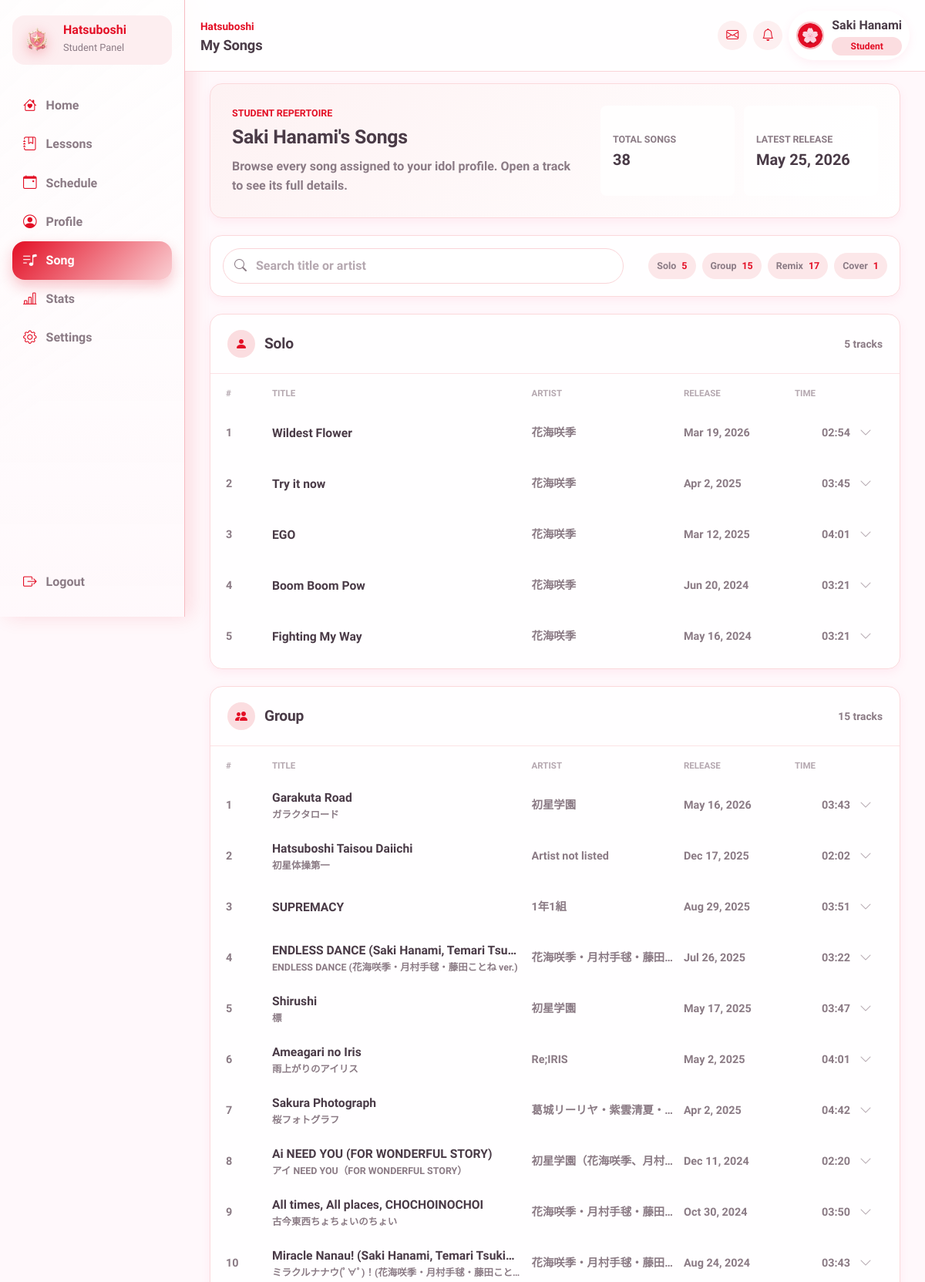
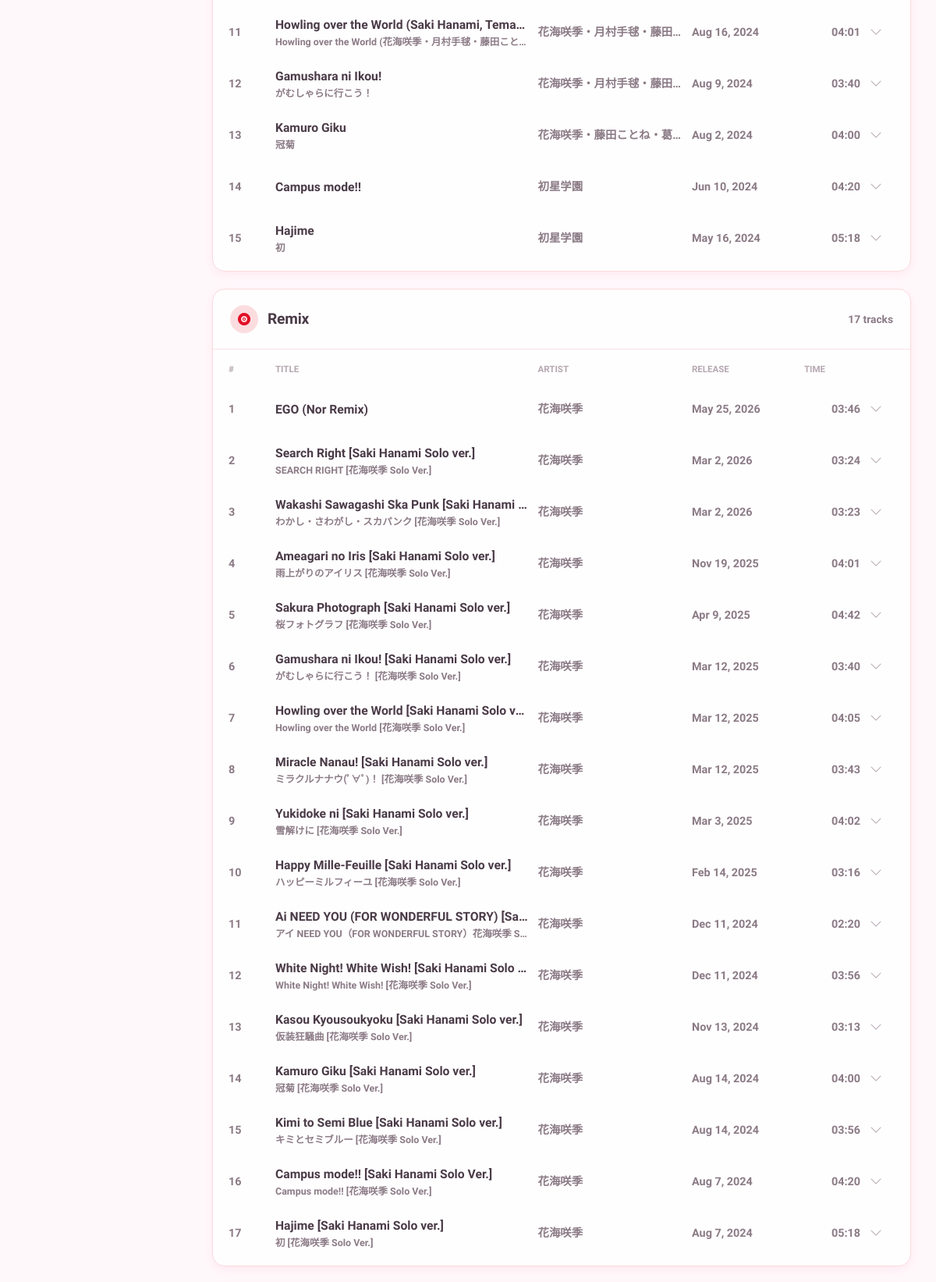
Screenshot of /student/song.php (signed in, upper part) with the database file from the repository (2 pictures, top to bottom).
### tables this page shows
CREATE TABLE `students` (
  `id` int(11) NOT NULL AUTO_INCREMENT,
  `user_id` int(11) NOT NULL,
  `name` varchar(100) NOT NULL,
  `name_jp` varchar(100) DEFAULT NULL,
  `birthday` date DEFAULT NULL,
  `zodiac` varchar(30) DEFAULT NULL,
  `blood_type` char(2) DEFAULT NULL,
  `height` int(11) DEFAULT NULL,
  `weight` int(11) DEFAULT NULL,
  `three_size` varchar(20) DEFAULT NULL,
  `hometown` varchar(50) DEFAULT NULL,
  `hobbies` text DEFAULT NULL,
  `special_skill` text DEFAULT NULL,
  `school_year` varchar(20) DEFAULT NULL,
  `rank` varchar(10) NOT NULL DEFAULT 'Debut',
  `vocal` int(11) NOT NULL DEFAULT 0,
  `dance` int(11) NOT NULL DEFAULT 0,
  `visual` int(11) NOT NULL DEFAULT 0,
  `bio` text DEFAULT NULL,
  `producer_id` int(11) DEFAULT NULL,
  `created_at` datetime NOT NULL DEFAULT current_timestamp(),
  `updated_at` datetime NOT NULL DEFAULT current_timestamp() ON UPDATE current_timestamp(),
  PRIMARY KEY (`id`),
  UNIQUE KEY `uniq_students_user_id` (`user_id`),
  KEY `idx_students_producer_id` (`producer_id`),
  KEY `idx_students_rank` (`rank`),
  CONSTRAINT `fk_students_producer` FOREIGN KEY (`producer_id`) REFERENCES `users` (`id`) ON DELETE SET NULL ON UPDATE CASCADE,
  CONSTRAINT `fk_students_user` FOREIGN KEY (`user_id`) REFERENCES `users` (`id`) ON DELETE CASCADE ON UPDATE CASCADE
);

CREATE TABLE `songs` (
  `id` int(11) NOT NULL AUTO_INCREMENT,
  `title` varchar(150) NOT NULL,
  `title_jp` varchar(150) DEFAULT NULL,
  `artist` varchar(150) DEFAULT NULL,
  `duration` time DEFAULT NULL,
  `release_date` date DEFAULT NULL,
  `song_type` enum('Solo','Group','Remix','Cover') NOT NULL DEFAULT 'Group',
  `notes` text DEFAULT NULL,
  `created_by` int(11) DEFAULT NULL,
  `created_at` datetime NOT NULL DEFAULT current_timestamp(),
  `updated_at` datetime NOT NULL DEFAULT current_timestamp() ON UPDATE current_timestamp(),
  PRIMARY KEY (`id`),
  KEY `idx_songs_title` (`title`),
  KEY `idx_songs_release_date` (`release_date`),
  KEY `idx_songs_created_by` (`created_by`),
  CONSTRAINT `fk_songs_created_by` FOREIGN KEY (`created_by`) REFERENCES `users` (`id`) ON DELETE SET NULL ON UPDATE CASCADE
);

CREATE TABLE `student_songs` (
  `id` int(11) NOT NULL AUTO_INCREMENT,
  `student_id` int(11) NOT NULL,
  `song_id` int(11) NOT NULL,
  `added_by` int(11) DEFAULT NULL,
  `added_at` datetime NOT NULL DEFAULT current_timestamp(),
  PRIMARY KEY (`id`),
  UNIQUE KEY `uniq_student_song` (`student_id`,`song_id`),
  KEY `idx_student_songs_song_id` (`song_id`),
  KEY `idx_student_songs_added_by` (`added_by`),
  CONSTRAINT `fk_student_songs_added_by` FOREIGN KEY (`added_by`) REFERENCES `users` (`id`) ON DELETE SET NULL ON UPDATE CASCADE,
  CONSTRAINT `fk_student_songs_song` FOREIGN KEY (`song_id`) REFERENCES `songs` (`id`) ON DELETE CASCADE ON UPDATE CASCADE,
  CONSTRAINT `fk_student_songs_student` FOREIGN KEY (`student_id`) REFERENCES `students` (`id`) ON DELETE CASCADE ON UPDATE CASCADE
);

### student/song.php (the view, shortened to what this page needs)
<?php
require_once '../config/database.php';
function e(?string $value): string
{
    return htmlspecialchars($value ?? '', ENT_QUOTES, 'UTF-8');
}
function format_song_duration(?string $duration): string
{
    $parts = explode(':', $duration);
    return sprintf('%02d:%02d', (int) $parts[1], (int) $parts[2]);
}
function format_song_date(?string $date): string
{
    return date('M j, Y', strtotime($date));
}
$stmt = $pdo->prepare(
    'SELECT
        s.id,
        s.name,
        u.theme_primary_color,
        u.theme_secondary_color
     FROM students s
     INNER JOIN users u ON u.id = s.user_id
     WHERE s.user_id = ?
     LIMIT 1'
);
$stmt->execute([$_SESSION['id']]);
$student = $stmt->fetch();
$song_stmt = $pdo->prepare(
    'SELECT
        so.id,
        so.title,
        so.title_jp,
        so.artist,
        so.duration,
        so.release_date,
        so.song_type,
        so.notes,
        ss.added_at
     FROM student_songs ss
     INNER JOIN songs so ON so.id = ss.song_id
     WHERE ss.student_id = ?
     ORDER BY
        FIELD(so.song_type, "Solo", "Group", "Remix", "Cover"),
        so.release_date IS NULL,
        so.release_date DESC,
        so.title ASC'
);
$song_stmt->execute([$student['id']]);
$songs = $song_stmt->fetchAll();
$category_order = ['Solo', 'Group', 'Remix', 'Cover'];
$songs_by_category = array_fill_keys($category_order, []);
foreach ($songs as $song) {
    $category = $song['song_type'] ?: 'Group';
    $songs_by_category[$category][] = $song;
}
$category_icons = [
    'Solo' => 'bi-person-fill',
    'Group' => 'bi-people-fill',
    'Remix' => 'bi-vinyl-fill',
    'Cover' => 'bi-mic-fill',
];
$total_songs = count($songs);
$latest_release = null;
foreach ($songs as $song) {
    if ($song['release_date'] && (!$latest_release || $song['release_date'] > $latest_release)) {
        $latest_release = $song['release_date'];
    }
}
require_once '../includes/header.php';
require_once '../includes/sidebar.php';
?>
<main class="dashboard-main song-main">
    <section class="song-hero">
        <div>
            <p class="dashboard-eyebrow">Student Repertoire</p>
            <h2><?= e($student['name']) ?>'s Songs</h2>
            <p>
                Browse every song assigned to your idol profile. Open a track to see its full details.
            </p>
        </div>
        <div class="song-summary-grid">
            <div>
                <span>Total Songs</span>
                <strong><?= (int) $total_songs ?></strong>
            </div>
            <div>
                <span>Latest Release</span>
                <strong><?= e(format_song_date($latest_release)) ?></strong>
            </div>
        </div>
    </section>
    <section class="song-toolbar">
        <label class="song-search" for="songSearch">
            <i class="bi bi-search"></i>
            <input type="search" id="songSearch" placeholder="Search title or artist">
        </label>
        <div class="song-category-pills" aria-label="Song category counts">
            <?php foreach ($category_order as $category): ?>
                <?php if (!empty($songs_by_category[$category])): ?>
                    <span>
                        <?= e($category) ?>
                        <strong><?= count($songs_by_category[$category]) ?></strong>
                    </span>
                <?php endif; ?>
            <?php endforeach; ?>
        </div>
    </section>
    <?php if (empty($songs)): ?>
        <section class="empty-dashboard-state song-empty-state">
            <strong>No songs assigned yet</strong>
            <p>Your assigned songs will appear here after a producer adds them to your profile.</p>
        </section>
    <?php else: ?>
        <div class="song-library" id="songLibrary">
            <?php foreach ($category_order as $category): ?>
                <section class="song-category-section" data-song-category="<?= e($category) ?>">
                    <div class="song-category-heading">
                        <div>
                            <i class="bi <?= e($category_icons[$category] ?? 'bi-music-note-list') ?>"></i>
                            <h2><?= e($category) ?></h2>
                        </div>
                        <span><?= count($songs_by_category[$category]) ?> tracks</span>
                    </div>
                    <div class="song-list" role="list">
                        <div class="song-list-header" aria-hidden="true">
                            <span>#</span>
                            <span>Title</span>
                            <span>Artist</span>
                            <span>Release</span>
                            <span>Time</span>
                        </div>
                        <?php foreach ($songs_by_category[$category] as $index => $song): ?>
                            <?php
                            $collapse_id = 'songDetails' . (int) $song['id'];
                            $search_text = strtolower(
                                implode(' ', [
                                    $song['title'] ?? '',
                                    $song['title_jp'] ?? '',
                                    $song['artist'] ?? '',
                                    $song['song_type'] ?? '',
                                    $song['notes'] ?? '',
                                ])
                            );
                            ?>
                            <article class="song-track" data-song-search="<?= e($search_text) ?>" role="listitem">
                                <button
                                    class="song-track-button collapsed"
                                    type="button"
                                    data-bs-toggle="collapse"
                                    data-bs-target="#<?= e($collapse_id) ?>"
                                    aria-expanded="false"
                                    aria-controls="<?= e($collapse_id) ?>">
                                    <span class="song-track-number"><?= (int) ($index + 1) ?></span>
                                    <span class="song-track-title">
                                        <strong title="<?= e($song['title']) ?>"><?= e($song['title']) ?></strong>
                                        <?php if (!empty($song['title_jp']) && $song['title_jp'] !== $song['title']): ?>
                                            <small lang="ja" title="<?= e($song['title_jp']) ?>"><?= e($song['title_jp']) ?></small>
                                        <?php endif; ?>
                                    </span>
                                    <span class="song-track-artist"><?= e($song['artist'] ?: 'Unknown artist') ?></span>
                                    <span class="song-track-release"><?= e(format_song_date($song['release_date'])) ?></span>
                                    <span class="song-track-duration"><?= e(format_song_duration($song['duration'])) ?></span>
                                    <i class="bi bi-chevron-down song-track-chevron"></i>
                                </button>
                            </article>
                        <?php endforeach; ?>
                    </div>
                </section>
            <?php endforeach; ?>
        </div>
    <?php endif; ?>
</main>
<?php require_once '../includes/footer.php'; ?>

### assets/css/theme.css (style rules this page uses)
:root { --primary-pink: #FF6B9D; --primary-pink-light: #FFB3D1; --primary-pink-pale: #FFF0F5; --accent-gold: #FFD700; --vocal-color: #FF6B9D; --dance-color: #6BB6FF; --visual-color: #FFD454; --text-primary: #4A3B47; --text-secondary: #8B7B85; --text-muted: #B5A8B0; --bg-page: #FFF8FB; --bg-card: #FFFFFF; --bg-soft: #FFF0F5; --bg-overlay: rgba(255, 240, 245, 0.85); --success: #7DD87D; --warning: #FFAB54; --error: #FF6B6B; --info: #6BB6FF; --primary: var(--primary-pink); --secondary: var(--primary-pink-light); --shadow-soft: 0 4px 12px rgba(255, 107, 157, 0.10); --shadow-medium: 0 6px 20px rgba(255, 107, 157, 0.15); --shadow-strong: 0 10px 30px rgba(255, 107, 157, 0.20); --radius-sm: 8px; --radius-md: 16px; --radius-lg: 24px; --radius-pill: 9999px; --space-1: 4px; --space-2: 8px; --space-3: 12px; --space-4: 16px; --space-5: 24px; --space-6: 32px; --space-7: 48px; --transition: 0.2s ease; }
body { font-family: 'M PLUS Rounded 1c', 'Quicksand', sans-serif; background: var(--bg-page); color: var(--text-primary); line-height: 1.6; -webkit-font-smoothing: antialiased; -moz-osx-font-smoothing: grayscale; }
h1, h2, h3, h4, h5, h6 { font-family: 'M PLUS Rounded 1c', sans-serif; font-weight: 700; color: var(--text-primary); letter-spacing: -0.01em; }
h2 { font-size: 1.625rem; margin-bottom: var(--space-4); }

### assets/css/pages/dashboard.css (style rules this page uses)
.dashboard-main { margin-left: 240px; padding: 108px 32px 32px; }
.dashboard-eyebrow { margin: 0 0 6px; color: var(--primary); font-size: 0.78rem; font-weight: 800; letter-spacing: 0; text-transform: uppercase; }

### rows the page displays
students: name "Saki Hanami"
songs: release_date "May 25, 2026"
student_songs: song.title "Wildest Flower", song.artist "花海咲季", song.release_date "Mar 19, 2026", song.duration "02:54"
student_songs: song.title "Try it now", song.artist "花海咲季", song.release_date "Apr 2, 2025", song.duration "03:45"
student_songs: song.title "EGO", song.artist "花海咲季", song.release_date "Mar 12, 2025", song.duration "04:01"
student_songs: song.title "Boom Boom Pow", song.artist "花海咲季", song.release_date "Jun 20, 2024", song.duration "03:21"
student_songs: song.title "Fighting My Way", song.artist "花海咲季", song.release_date "May 16, 2024", song.duration "03:21"
student_songs: song.title "Garakuta Road", song.title_jp "ガラクタロード", song.artist "初星学園", song.release_date "May 16, 2026", song.duration "03:43"
student_songs: song.title "Hatsuboshi Taisou Daiichi", song.title_jp "初星体操第一", song.artist "Artist not listed", song.release_date "Dec 17, 2025", song.duration "02:02"
student_songs: song.title "SUPREMACY", song.artist "1年1組", song.release_date "Aug 29, 2025", song.duration "03:51"
student_songs: song.title "ENDLESS DANCE (Saki Hanami, Temari Tsu…", song.title_jp "ENDLESS DANCE (花海咲季・月村手毬・藤田ことね ver.)", song.artist "花海咲季・月村手毬・藤田…", song.release_date "Jul 26, 2025", song.duration "03:22"
student_songs: song.title "Shirushi", song.title_jp "標", song.artist "初星学園", song.release_date "May 17, 2025", song.duration "03:47"
student_songs: song.title "Ameagari no Iris", song.title_jp "雨上がりのアイリス", song.artist "Re;IRIS", song.release_date "May 2, 2025", song.duration "04:01"
student_songs: song.title "Sakura Photograph", song.title_jp "桜フォトグラフ", song.artist "葛城リーリヤ・紫雲清夏・…", song.release_date "Apr 2, 2025", song.duration "04:42"
student_songs: song.title "Ai NEED YOU (FOR WONDERFUL STORY)", song.title_jp "アイ NEED YOU（FOR WONDERFUL STORY）", song.artist "初星学園（花海咲季、月村…", song.release_date "Dec 11, 2024", song.duration "02:20"
student_songs: song.title "All times, All places, CHOCHOINOCHOI", song.title_jp "古今東西ちょちょいのちょい", song.artist "花海咲季・月村手毬・藤田…", song.release_date "Oct 30, 2024", song.duration "03:50"
student_songs: song.title "Miracle Nanau! (Saki Hanami, Temari Tsuki…", song.title_jp "ミラクルナナウ(ﾟ∀ﾟ)！(花海咲季・月村手毬・藤田こと…", song.artist "花海咲季・月村手毬・藤田…", song.release_date "Aug 24, 2024", song.duration "03:43"
student_songs: song.title "Howling over the World (Saki Hanami, Tema…", song.title_jp "Howling over the World (花海咲季・月村手毬・藤田こと…", song.artist "花海咲季・月村手毬・藤田…", song.release_date "Aug 16, 2024", song.duration "04:01"
student_songs: song.title "Gamushara ni Ikou!", song.title_jp "がむしゃらに行こう！", song.artist "花海咲季・月村手毬・藤田…", song.release_date "Aug 9, 2024", song.duration "03:40"
student_songs: song.title "Kamuro Giku", song.title_jp "冠菊", song.artist "花海咲季・藤田ことね・葛…", song.release_date "Aug 2, 2024", song.duration "04:00"
student_songs: song.title "Campus mode!!", song.artist "初星学園", song.release_date "Jun 10, 2024", song.duration "04:20"
student_songs: song.title "Hajime", song.title_jp "初", song.artist "初星学園", song.release_date "May 16, 2024", song.duration "05:18"
student_songs: song.title "EGO (Nor Remix)", song.artist "花海咲季", song.release_date "May 25, 2026", song.duration "03:46"
student_songs: song.title "Search Right [Saki Hanami Solo ver.]", song.title_jp "SEARCH RIGHT [花海咲季 Solo Ver.]", song.artist "花海咲季", song.release_date "Mar 2, 2026", song.duration "03:24"
student_songs: song.title "Wakashi Sawagashi Ska Punk [Saki Hanami…", song.title_jp "わかし・さわがし・スカパンク [花海咲季 Solo Ver.]", song.artist "花海咲季", song.release_date "Mar 2, 2026", song.duration "03:23"
student_songs: song.title "Ameagari no Iris [Saki Hanami Solo ver.]", song.title_jp "雨上がりのアイリス [花海咲季 Solo Ver.]", song.artist "花海咲季", song.release_date "Nov 19, 2025", song.duration "04:01"
student_songs: song.title "Sakura Photograph [Saki Hanami Solo ver.]", song.title_jp "桜フォトグラフ [花海咲季 Solo Ver.]", song.artist "花海咲季", song.release_date "Apr 9, 2025", song.duration "04:42"
student_songs: song.title "Gamushara ni Ikou! [Saki Hanami Solo ver.]", song.title_jp "がむしゃらに行こう！ [花海咲季 Solo Ver.]", song.artist "花海咲季", song.release_date "Mar 12, 2025", song.duration "03:40"
student_songs: song.title "Howling over the World [Saki Hanami Solo v…", song.title_jp "Howling over the World [花海咲季 Solo Ver.]", song.artist "花海咲季", song.release_date "Mar 12, 2025", song.duration "04:05"
student_songs: song.title "Miracle Nanau! [Saki Hanami Solo ver.]", song.title_jp "ミラクルナナウ(ﾟ∀ﾟ)！ [花海咲季 Solo Ver.]", song.artist "花海咲季", song.release_date "Mar 12, 2025", song.duration "03:43"
student_songs: song.title "Yukidoke ni [Saki Hanami Solo ver.]", song.title_jp "雪解けに [花海咲季 Solo Ver.]", song.artist "花海咲季", song.release_date "Mar 3, 2025", song.duration "04:02"
student_songs: song.title "Happy Mille-Feuille [Saki Hanami Solo ver.]", song.title_jp "ハッピーミルフィーユ [花海咲季 Solo Ver.]", song.artist "花海咲季", song.release_date "Feb 14, 2025", song.duration "03:16"
student_songs: song.title "Ai NEED YOU (FOR WONDERFUL STORY) [Sa…", song.title_jp "アイ NEED YOU（FOR WONDERFUL STORY）花海咲季 S…", song.artist "花海咲季", song.release_date "Dec 11, 2024", song.duration "02:20"
student_songs: song.title "White Night! White Wish! [Saki Hanami Solo…", song.title_jp "White Night! White Wish! [花海咲季 Solo Ver.]", song.artist "花海咲季", song.release_date "Dec 11, 2024", song.duration "03:56"
student_songs: song.title "Kasou Kyousoukyoku [Saki Hanami Solo ver.]", song.title_jp "仮装狂騒曲 [花海咲季 Solo Ver.]", song.artist "花海咲季", song.release_date "Nov 13, 2024", song.duration "03:13"
student_songs: song.title "Kamuro Giku [Saki Hanami Solo ver.]", song.title_jp "冠菊 [花海咲季 Solo Ver.]", song.artist "花海咲季", song.release_date "Aug 14, 2024", song.duration "04:00"
student_songs: song.title "Kimi to Semi Blue [Saki Hanami Solo ver.]", song.title_jp "キミとセミブルー [花海咲季 Solo Ver.]", song.artist "花海咲季", song.release_date "Aug 14, 2024", song.duration "03:56"
student_songs: song.title "Campus mode!! [Saki Hanami Solo Ver.]", song.title_jp "Campus mode!! [花海咲季 Solo Ver.]", song.artist "花海咲季", song.release_date "Aug 7, 2024", song.duration "04:20"
student_songs: song.title "Hajime [Saki Hanami Solo ver.]", song.title_jp "初 [花海咲季 Solo Ver.]", song.artist "花海咲季", song.release_date "Aug 7, 2024", song.duration "05:18"

### other values shown
$page_title "My Songs"
$username "Saki Hanami"
$role_label "Student"
$panel_label "Student Panel"
$item['label'] "Home"
$item['label'] "Lessons"
$item['label'] "Schedule"
$item['label'] "Profile"
$item['label'] "Song"
$item['label'] "Stats"
$item['label'] "Settings"
$total_songs "38"
$category "Solo"
count($songs_by_category[$category]) "5"
$category "Group"
